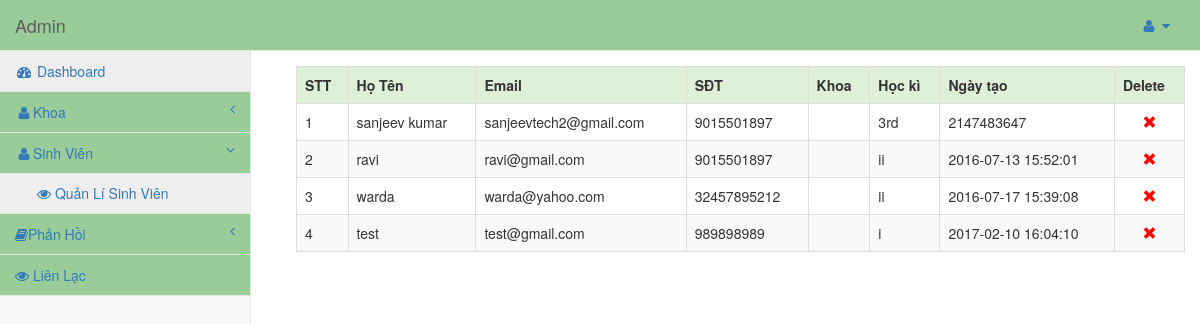
Page /admin/dashboard.php?info=display_student (signed in) on the earlier database version.
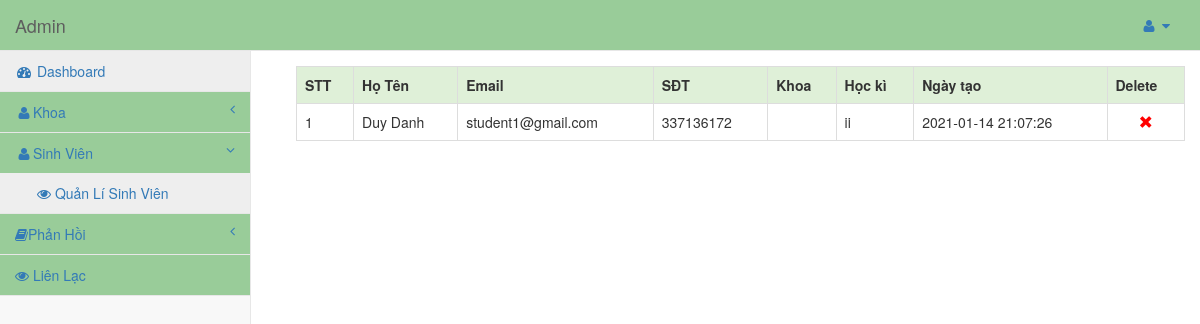
Same page on the later database version.
### tables this page shows
CREATE TABLE `user` (
  `id` int(11) NOT NULL,
  `name` char(40) NOT NULL,
  `email` varchar(40) NOT NULL,
  `pass` varchar(40) NOT NULL,
  `mobile` bigint(11) NOT NULL,
  `programme` varchar(20) NOT NULL,
  `semester` varchar(10) NOT NULL,
  `gender` varchar(40) NOT NULL,
  `hobbies` varchar(40) NOT NULL,
  `image` varchar(50) NOT NULL,
  `dob` date NOT NULL,
  `regid` varchar(20) NOT NULL
);

### admin/display_student.php (the view, shortened to what this page needs)
<?php
	echo "<table class='table table-responsive table-bordered table-striped table-hover' style=margin:15px;>";
	echo "<tr class='success'>";
	echo "<th>STT</th>";
	echo "<th>Họ Tên</th>";
	echo "<th>Email</th>";
	echo "<th>SĐT</th>";
	echo "<th>Khoa</th>";
	echo "<th>Học kì</th>";
	echo "<th>Ngày tạo</th>";
	echo "<th>Delete</th>";
	echo "</tr>";
	$i=1;
	$que=mysqli_query($conn,"select * from user");
	while($row=mysqli_fetch_array($que))
	{
		echo "<tr>";
		echo "<td>".$i."</td>";
		echo "<td>".$row['name']."</td>";
		echo "<td>".$row['email']."</td>";
		echo "<td>".$row['mobile']."</td>";
		echo "<td>".$row['specialized']."</td>";
		echo "<td>".$row['semester']."</td>";
		echo "<td>".$row['regid']."</td>";
		echo "<td class='text-center'><a href='#' onclick='deletes($row[id])'><span class='glyphicon glyphicon-remove' style=color:red;></span></a></td>";
		echo "</tr>";
		$i++;
	}
?>

### admin/dashboard.php (shortened to what this page needs)
<?php
include('../dbconfig.php');
?>
<!DOCTYPE html>
<html lang="en">
<head>
    <link href="../css/bootstrap.min.css" rel="stylesheet">
    <link href="../css/metisMenu.min.css" rel="stylesheet">
    <link href="../css/sb-admin-2.css" rel="stylesheet">
    <link href="../css/font-awesome.min.css" rel="stylesheet" type="text/css">
</head>
<body>
    <div id="wrapper">
        <nav class="navbar navbar-default navbar-static-top" role="navigation" style="margin-bottom: 0">
            <div class="navbar-header">
                <a class="navbar-brand" href="dashboard.php">Admin</a>
            </div>
            <ul class="nav navbar-top-links navbar-right">
                <li class="dropdown">
                    <a class="dropdown-toggle" data-toggle="dropdown" href="#">
                        <i class="fa fa-user fa-fw"></i>  <i class="fa fa-caret-down"></i>
                    </a>
                </li>
            </ul>
            <div class="navbar-default sidebar" role="navigation">
                <div class="sidebar-nav navbar-collapse">
                    <ul class="nav" id="side-menu">
                        <li>
                            <a href="dashboard.php"><i class="fa fa-dashboard fa-fw"></i> Dashboard</a>
                        </li>
						<li>
                            <a href="#"><i class="fa fa-user fa-fw"></i>Khoa<span class="fa arrow"></span></a>
                        </li>
						<li>
                            <a href="#"><i class="fa fa-user fa-fw"></i>Sinh Viên<span class="fa arrow"></span></a>
                            <ul class="nav nav-second-level">
								 <li>
                                    <a href="dashboard.php?info=display_student"><i class="fa fa-eye"></i> Quản Lí Sinh Viên</a>
                                </li>
							</ul>
                        </li>
		<li>
         <a href="#"><i class="fa fa-user fa-book"></i>Phản Hồi<span class="fa arrow"></span></a>
                        </li>
		<li>
			<a href="dashboard.php?info=contact"><i class="fa fa-eye"></i> Liên Lạc</a>
		</li>
                    </ul>
                </div>
            </div>
        </nav>
        <div id="page-wrapper">
            <div class="row">
                <div class="col-lg-12">
                	<?php
								@$info=$_GET['info'];
								if($info!="")
								{
									if($info=="add_faculty")
										{
											include('add_faculty.php');
										}
									elseif($info=="show_faculty")
										{
											include('show_faculty.php');
										}
									elseif($info=="edit_faculty")
										{
											include('edit_faculty.php');
										}
									elseif($info=="display_student")
										{
											include('display_student.php');
										}
									elseif($info=="contact")
										{
											include('contact.php');
										}
									elseif($info=="feedback")
										{
											include('feedback.php');
										}
										elseif($info=="feedback_average")
										{
											include('feedback_average.php');
										}
										else if($info=="update_password")
										{
										include('update_password.php');
										}
								}
								else
								{
								include('dashboard_home.php');
								}
							?>
				</div>
            </div>
        </div>
    </div>
</body>
</html>

Differences in the rows shown:
removed user: name "sanjeev kumar", email "sanjeevtech2@gmail.com", mobile "9015501897", semester "3rd", regid "2147483647"
removed user: name "ravi", email "ravi@gmail.com", mobile "9015501897", semester "ii", regid "2016-07-13 15:52:01"
removed user: name "warda", email "warda@yahoo.com", mobile "32457895212", semester "ii", regid "2016-07-17 15:39:08"
removed user: name "test", email "test@gmail.com", mobile "989898989", semester "i", regid "2017-02-10 16:04:10"
added user: name "Duy Danh", email "student1@gmail.com", mobile "337136172", semester "ii", regid "2021-01-14 21:07:26"
